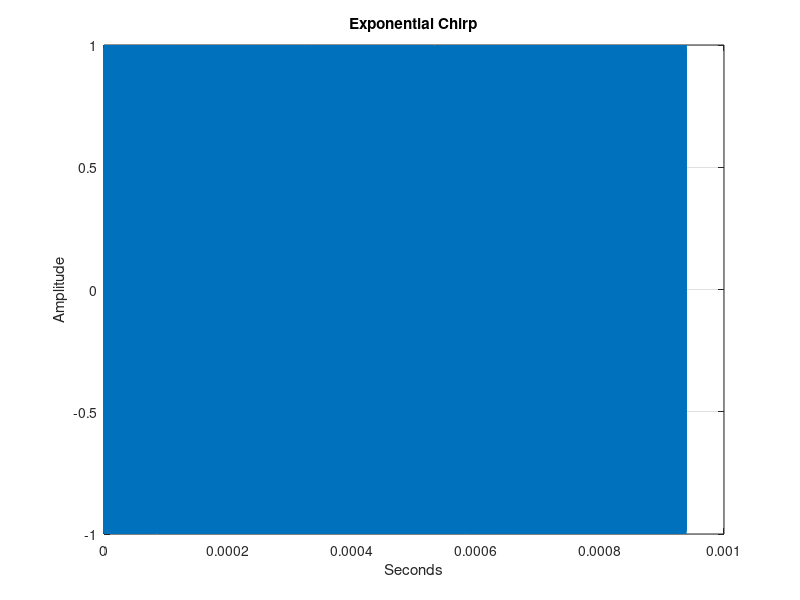
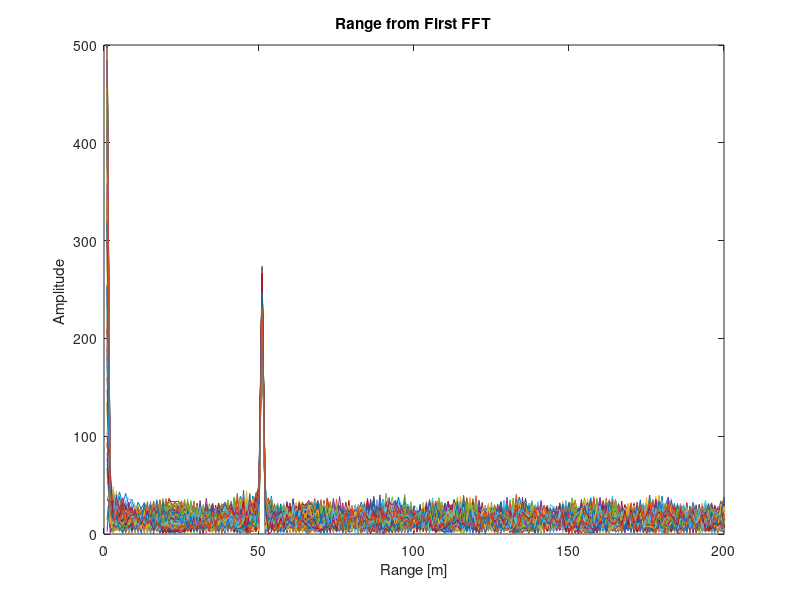
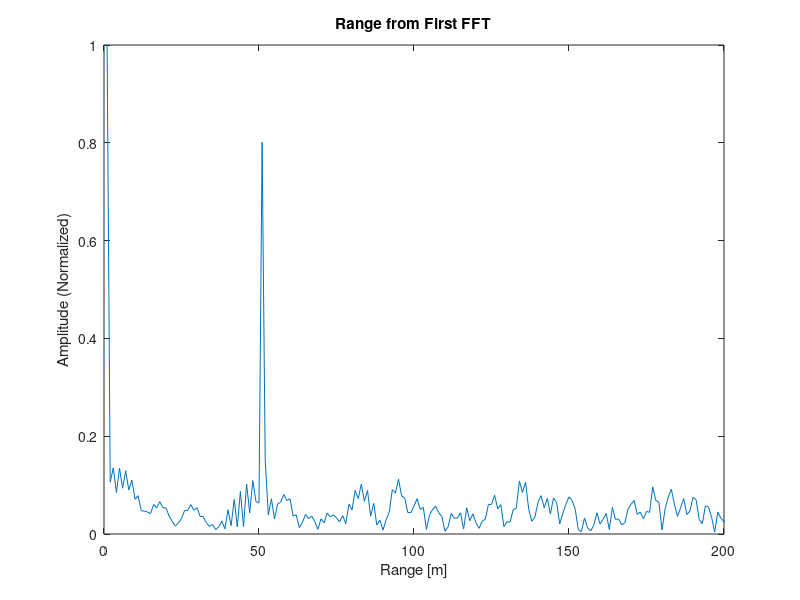
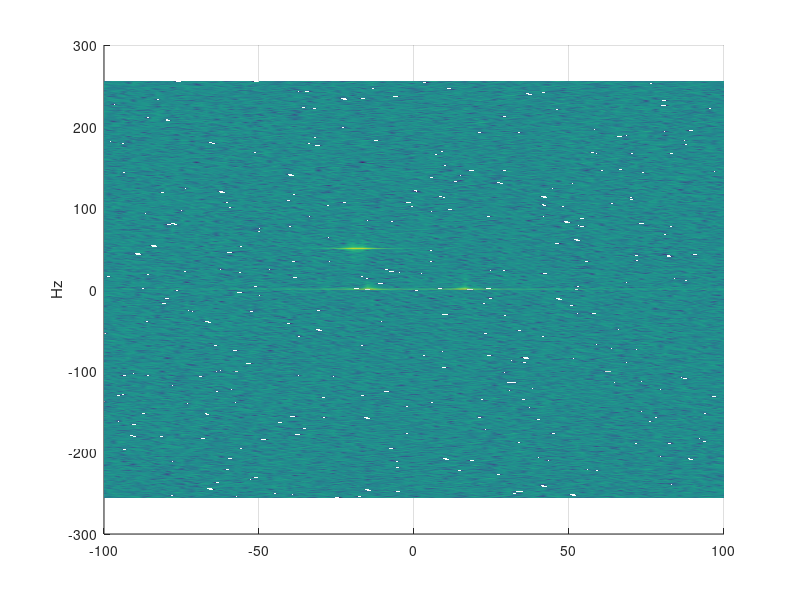

The MATLAB script that drew these images, in order: (Note: this script raises an error after producing the figures.)
clear all
clc;
%pkg load control % octave packages
%pkg load signal 


%%%%%%%%%%%%%%%%%%%%%%%%%%%

c = 3e8
%% User Defined Range and Velocity of target

range = 50
vel = -20

range_2 = 100
vel_2 = 20

max_range = 200
range_res = 1
max_vel = 100 % m/s
%% FMCW Waveform Generation


B = c / (2*range_res)
Tchirp = 5.5 * 2 * (max_range/c)  
slope = B/Tchirp
slope_hold = slope

%Operating carrier frequency of Radar 
fc= 77e9;             %carrier freq
                                                          
%The number of chirps in one sequence. Its ideal to have 2^ value for the ease of running the FFT
%for Doppler Estimation. 
Nd=128;                   % #of doppler cells OR #of sent periods % number of chirps

%The number of samples on each chirp. 
Nr=1024;                  %for length of time OR # of range cells

% Timestamp for running the displacement scenario for every sample on each
% chirp
t=linspace(0,Nd*Tchirp,Nr*Nd); %total time for samples

%Creating the vectors for Tx, Rx and Mix based on the total samples input.
Tx=zeros(1,length(t)); %transmitted signal
Rx1=zeros(1,length(t)); %received signal
Rx2=zeros(1,length(t)); %received signal
Rx3=zeros(1,length(t)); %received signal
Rx4=zeros(1,length(t)); %received signal
Rx_sum=zeros(1,length(t)); %received signal

S_int = zeros(1,length(t));

Mix = zeros(1,length(t)); %beat signal

%Similar vectors for range_covered and time delay.
r_t=zeros(1,length(t));
td=zeros(1,length(t));

r_t2=zeros(1,length(t));
td2=zeros(1,length(t));


% white noise
noise_matrix = zeros(1,length(t));
y1 = wgn(1000,1,0);
%% Signal generation and Moving Target simulation
% Running the radar scenario over the time. 

for i=1:length(t)         
   
 
    
  r_t(i) = range + (vel*t(i));
  td(i) = (2 * r_t(i)) / c;

  r_t2(i) = range_2 + (vel_2 * t(i));
  td2(i) = (2 * r_t2(i)) / c;


  Tx(i)   =  cos(2*pi*(fc*t(i) + (slope*t(i)^2/2 )));
  Rx1(i)   = cos(2*pi*(fc*(t(i) -td(i)) + (slope * ((t(i)^2)/2-td(i)*t(i)))));
  Rx2(i)   = cos(2*pi*(fc*(t(i) -td2(i)) + (slope * (t(i)^2)/2-td2(i)*t(i))));




  noise_matrix(i) = 4 * y1(1);
  Rx_sum(i) = Rx1(i) + Rx2(i);

  Mix(i) = Tx(i) .* Rx_sum(i);


end

%%
plot(t,real(Tx))
grid on
title("Exponential Chirp")
xlabel("Seconds")
ylabel("Amplitude")

%% RANGE MEASUREMENT


Mix = reshape(Mix, [Nr, Nd]);


%normalize.
signal_fft = fft(Mix, Nr);


% Take the absolute value of FFT output
signal_fft1 = abs(signal_fft);
signal_fft = abs(signal_fft);
signal_fft = signal_fft ./ max(signal_fft); % Normalize


signal_fft = signal_fft(1 : Nr/2-1);

% without normalized
figure ('Name','Range from First FFT')

% plot FFT output 
plot(signal_fft1);
axis ([0 180 0 1]);
title('Range from First FFT');
ylabel('Amplitude ');
xlabel('Range [m]');
axis ([0 200 0 500]);



%plotting the range normalized
figure ('Name','Range from First FFT')

% plot FFT output 
plot(signal_fft);
axis ([0 180 0 1]);
title('Range from First FFT');
ylabel('Amplitude (Normalized)');
xlabel('Range [m]');
axis ([0 200 0 1]);




%% RANGE DOPPLER RESPONSE
% The 2D FFT implementation is already provided here. This will run a 2DFFT
% on the mixed signal (beat signal) output and generate a range doppler
% map.You will implement CFAR on the generated RDM

% Range Doppler Map Generation.
% The output of the 2D FFT is an image that has reponse in the range and
% doppler FFT bins. So, it is important to convert the axis from bin sizes
% to range and doppler based on their Max values.

Mix=reshape(Mix,[Nr,Nd]);

% 2D FFT using the FFT size for both dimensions.
signal_fft2 = fft2(Mix,Nr,Nd);

% Taking just one side of signal from Range dimension.
signal_fft2 = signal_fft2(1:Nr/2,1:Nd);
signal_fft2 = fftshift (signal_fft2);

RDM = abs(signal_fft2);
RDM = 10*log10(RDM) ;

%use the surf function to plot the output of 2DFFT and to show axis in both
%dimensions

doppler_axis = linspace(-100,100,Nd);
range_axis = linspace(-200,200,Nr/2)*((Nr/2)/400);

figure,surf(doppler_axis,range_axis,RDM);
title('Amplitude and Range From FFT2');
xlabel('Speed');
ylabel('Range');
zlabel('Amplitude');


%%
surf(doppler_axis,range_axis,abs(RDM))
ylabel("Hz")
shading interp
view(0,90)
yyaxis right
plot(t,1024.^t,"k--")
axis tight
title("Scalogram of Exponential Chirp")
ylabel("Hz")
xlabel("Seconds")

 
 
